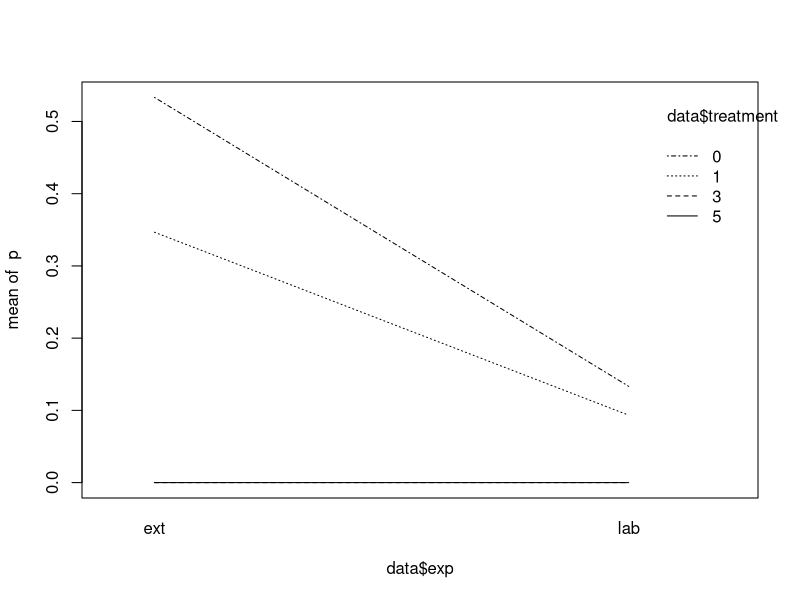
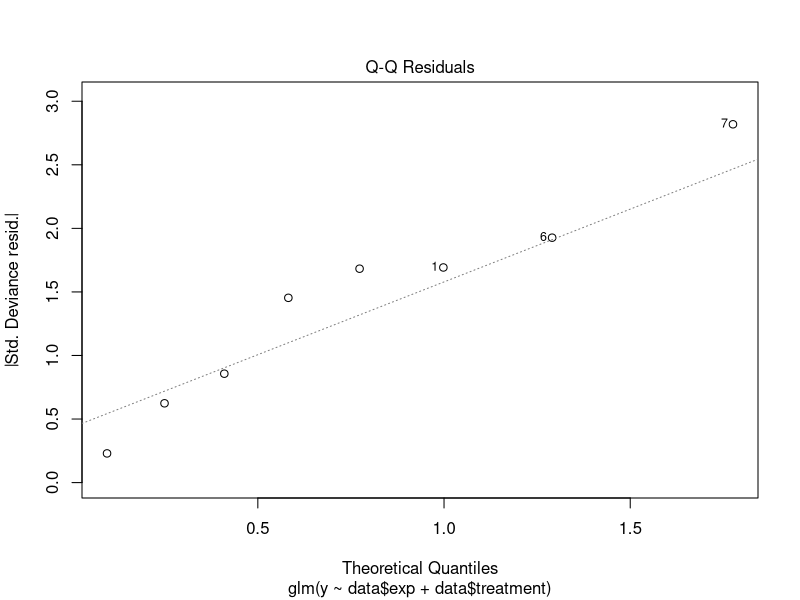

Here is the R script that generated these plots, in order:
#1. zpracovat proklicovani - binomical analysis, kontrola + 3 treatmenty - hypoth- je rozdil mezi threatmenty
# zkusit jestli je zdrzeni - otakzka jestli to ma smysl... zdrzeni i u kliceni...
#2. proklicovani - puvodni venkovni experiment - stejne zpracovani, bacha kontrola je z jineho data,
# takze spis jen pro nastaveni nejake hranice klicivosti

#EXAMPLE!!!!!!!!!!!!!!!
#test for feeding choice experiment (8 ladybirds ate the egg out of 24)


# test for difference between number of parasitized ladybirds which ate the boiled eggs and which did not (p = 0.38).
binom.test(7, 10, 0.38)
#test for difference between number of parasitized ladybirds between wageningen and radwijk
local = rbind (c(60,10), c(22,15))
local
?fisher.test (local)


#LITORELA

#test if true probability of germination of seeds covered by 1cm of soil is the same as for the control
binom.test(7, 68, 0.1333333333) #LABORKA
binom.test (26,49, 0.53333333333333) #VENKU
binom.test (33,117,0.33333333333333) #LABORKA + VENKU


#test if true probability of germination of seeds covered by 3 and 5 cm of soil is the same as for the control
binom.test(0, 75, 0.1333333333)
binom.test(0, 75, 0.53333333333333)
binom.test(0, 150, 0.33333333333333)

#I have doubts about these test because i am doing multiple comparisons
#, which is not statisticaly correct. I should try something else...



#some bulshit - delete it
local = cbind (c(10,7,0,0), c(65,68,75,75))
fisher.test (local)

setwd ("C:/Users/pavel/Downloads/Dropbox/Litorela uniflora/")
data=read.csv ("data.csv", header=TRUE, sep=";")
names(data)
str(data)
p=data$germ/data$n
p
interaction.plot(data$exp,data$treatment, p)
y=cbind(data$germ, data$n - data$germ)
m1=glm(y~data$exp*data$treatment, family=binomial)
anova(m1, test="Chi")
m2=update(m1, ~. -data$exp:data$treatment)
anova(m2,test="Chi")
summary(m2)
plot (m2, which=2)
